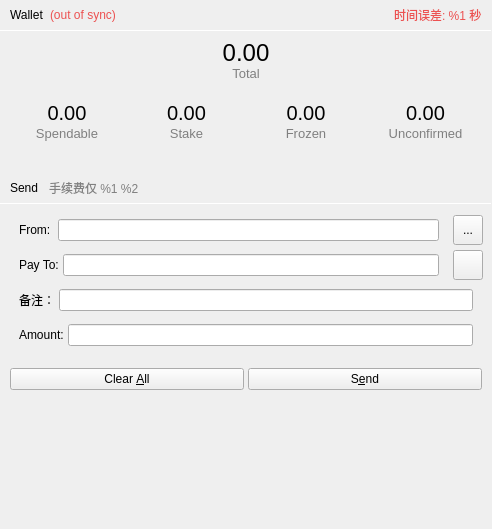
<?xml version="1.0" encoding="UTF-8"?>
<ui version="4.0">
 <class>WalletSendUI</class>
 <widget class="QWidget" name="WalletSendUI">
  <property name="geometry">
   <rect>
    <x>0</x>
    <y>0</y>
    <width>492</width>
    <height>529</height>
   </rect>
  </property>
  <property name="minimumSize">
   <size>
    <width>0</width>
    <height>0</height>
   </size>
  </property>
  <property name="windowTitle">
   <string>Form</string>
  </property>
  <property name="styleSheet">
   <string notr="true"/>
  </property>
  <layout class="QVBoxLayout" name="verticalLayout">
   <property name="spacing">
    <number>20</number>
   </property>
   <property name="leftMargin">
    <number>0</number>
   </property>
   <property name="topMargin">
    <number>0</number>
   </property>
   <property name="rightMargin">
    <number>0</number>
   </property>
   <property name="bottomMargin">
    <number>0</number>
   </property>
   <item>
    <widget class="QWidget" name="verticalWidget0" native="true">
     <property name="sizePolicy">
      <sizepolicy hsizetype="Preferred" vsizetype="Preferred">
       <horstretch>0</horstretch>
       <verstretch>0</verstretch>
      </sizepolicy>
     </property>
     <property name="minimumSize">
      <size>
       <width>470</width>
       <height>153</height>
      </size>
     </property>
     <property name="maximumSize">
      <size>
       <width>16777215</width>
       <height>153</height>
      </size>
     </property>
     <property name="styleSheet">
      <string notr="true"/>
     </property>
     <layout class="QVBoxLayout" name="verticalLayout_5">
      <property name="spacing">
       <number>0</number>
      </property>
      <property name="leftMargin">
       <number>0</number>
      </property>
      <property name="topMargin">
       <number>0</number>
      </property>
      <property name="rightMargin">
       <number>0</number>
      </property>
      <property name="bottomMargin">
       <number>0</number>
      </property>
      <item>
       <widget class="QWidget" name="Widget0_0" native="true">
        <property name="minimumSize">
         <size>
          <width>0</width>
          <height>30</height>
         </size>
        </property>
        <property name="maximumSize">
         <size>
          <width>16777215</width>
          <height>30</height>
         </size>
        </property>
        <layout class="QHBoxLayout" name="horizontalLayout_4">
         <property name="sizeConstraint">
          <enum>QLayout::SetDefaultConstraint</enum>
         </property>
         <property name="leftMargin">
          <number>10</number>
         </property>
         <property name="topMargin">
          <number>8</number>
         </property>
         <property name="rightMargin">
          <number>10</number>
         </property>
         <property name="bottomMargin">
          <number>8</number>
         </property>
         <item>
          <widget class="QLabel" name="label_5">
           <property name="minimumSize">
            <size>
             <width>0</width>
             <height>1</height>
            </size>
           </property>
           <property name="font">
            <font>
             <family>Arial</family>
             <weight>50</weight>
             <bold>false</bold>
            </font>
           </property>
           <property name="text">
            <string>Wallet</string>
           </property>
          </widget>
         </item>
         <item>
          <widget class="QLabel" name="labelWalletStatus">
           <property name="font">
            <font/>
           </property>
           <property name="toolTip">
            <string/>
           </property>
           <property name="styleSheet">
            <string notr="true">QLabel { color: #ec5151; }</string>
           </property>
           <property name="text">
            <string notr="true">(out of sync)</string>
           </property>
           <property name="alignment">
            <set>Qt::AlignLeading|Qt::AlignLeft|Qt::AlignVCenter</set>
           </property>
          </widget>
         </item>
         <item>
          <spacer name="horizontalSpacer_2">
           <property name="orientation">
            <enum>Qt::Horizontal</enum>
           </property>
           <property name="sizeHint" stdset="0">
            <size>
             <width>40</width>
             <height>20</height>
            </size>
           </property>
          </spacer>
         </item>
         <item>
          <widget class="QLabel" name="labelErrorTime">
           <property name="styleSheet">
            <string notr="true">QLabel { color: #ec5151; }</string>
           </property>
           <property name="text">
            <string>时间误差: %1 秒</string>
           </property>
          </widget>
         </item>
        </layout>
       </widget>
      </item>
      <item>
       <widget class="Line" name="line1px">
        <property name="minimumSize">
         <size>
          <width>0</width>
          <height>1</height>
         </size>
        </property>
        <property name="maximumSize">
         <size>
          <width>16777215</width>
          <height>1</height>
         </size>
        </property>
        <property name="styleSheet">
         <string notr="true"/>
        </property>
        <property name="orientation">
         <enum>Qt::Horizontal</enum>
        </property>
       </widget>
      </item>
      <item>
       <widget class="QWidget" name="Widget0_1" native="true">
        <property name="minimumSize">
         <size>
          <width>0</width>
          <height>60</height>
         </size>
        </property>
        <property name="maximumSize">
         <size>
          <width>16777215</width>
          <height>60</height>
         </size>
        </property>
        <layout class="QVBoxLayout" name="verticalLayout_8">
         <property name="spacing">
          <number>1</number>
         </property>
         <property name="leftMargin">
          <number>10</number>
         </property>
         <property name="topMargin">
          <number>10</number>
         </property>
         <property name="rightMargin">
          <number>10</number>
         </property>
         <property name="bottomMargin">
          <number>10</number>
         </property>
         <item>
          <widget class="QLabel" name="labelTotal">
           <property name="font">
            <font>
             <pointsize>18</pointsize>
             <weight>50</weight>
             <italic>false</italic>
             <bold>false</bold>
            </font>
           </property>
           <property name="cursor">
            <cursorShape>IBeamCursor</cursorShape>
           </property>
           <property name="toolTip">
            <string>Your current total balance</string>
           </property>
           <property name="styleSheet">
            <string notr="true">QLabel { font: 18pt;}</string>
           </property>
           <property name="text">
            <string notr="true">0.00</string>
           </property>
           <property name="alignment">
            <set>Qt::AlignCenter</set>
           </property>
           <property name="textInteractionFlags">
            <set>Qt::LinksAccessibleByMouse</set>
           </property>
          </widget>
         </item>
         <item>
          <widget class="QLabel" name="labelTotalText">
           <property name="font">
            <font>
             <pointsize>10</pointsize>
             <weight>50</weight>
             <italic>false</italic>
             <bold>false</bold>
            </font>
           </property>
           <property name="layoutDirection">
            <enum>Qt::LeftToRight</enum>
           </property>
           <property name="styleSheet">
            <string notr="true">QLabel { color: #808080; font: 10pt;}</string>
           </property>
           <property name="text">
            <string>Total</string>
           </property>
           <property name="alignment">
            <set>Qt::AlignCenter</set>
           </property>
          </widget>
         </item>
        </layout>
       </widget>
      </item>
      <item>
       <widget class="QWidget" name="Widget0_2" native="true">
        <property name="minimumSize">
         <size>
          <width>0</width>
          <height>60</height>
         </size>
        </property>
        <property name="maximumSize">
         <size>
          <width>16777214</width>
          <height>60</height>
         </size>
        </property>
        <layout class="QHBoxLayout" name="horizontalLayout_5">
         <property name="leftMargin">
          <number>10</number>
         </property>
         <property name="rightMargin">
          <number>10</number>
         </property>
         <item>
          <widget class="QWidget" name="BalanceWidget" native="true">
           <layout class="QVBoxLayout" name="verticalLayout_11">
            <property name="spacing">
             <number>1</number>
            </property>
            <property name="leftMargin">
             <number>1</number>
            </property>
            <property name="topMargin">
             <number>1</number>
            </property>
            <property name="rightMargin">
             <number>1</number>
            </property>
            <property name="bottomMargin">
             <number>1</number>
            </property>
            <item>
             <widget class="QLabel" name="labelBalance">
              <property name="font">
               <font>
                <pointsize>15</pointsize>
                <weight>50</weight>
                <italic>false</italic>
                <bold>false</bold>
               </font>
              </property>
              <property name="cursor">
               <cursorShape>IBeamCursor</cursorShape>
              </property>
              <property name="toolTip">
               <string>Your current spendable balance</string>
              </property>
              <property name="styleSheet">
               <string notr="true">QLabel { font: 15pt;}</string>
              </property>
              <property name="text">
               <string notr="true">0.00</string>
              </property>
              <property name="alignment">
               <set>Qt::AlignCenter</set>
              </property>
              <property name="textInteractionFlags">
               <set>Qt::LinksAccessibleByMouse</set>
              </property>
             </widget>
            </item>
            <item>
             <widget class="QLabel" name="label_Balance_text">
              <property name="font">
               <font>
                <pointsize>10</pointsize>
                <weight>50</weight>
                <italic>false</italic>
                <bold>false</bold>
               </font>
              </property>
              <property name="styleSheet">
               <string notr="true">QLabel { color: #808080; font: 10pt;}</string>
              </property>
              <property name="text">
               <string>Spendable</string>
              </property>
              <property name="alignment">
               <set>Qt::AlignCenter</set>
              </property>
             </widget>
            </item>
           </layout>
          </widget>
         </item>
         <item>
          <widget class="QWidget" name="StakeWidget" native="true">
           <layout class="QVBoxLayout" name="verticalLayout_10">
            <property name="spacing">
             <number>1</number>
            </property>
            <property name="leftMargin">
             <number>1</number>
            </property>
            <property name="topMargin">
             <number>1</number>
            </property>
            <property name="rightMargin">
             <number>1</number>
            </property>
            <property name="bottomMargin">
             <number>1</number>
            </property>
            <item>
             <widget class="QLabel" name="labelStake">
              <property name="font">
               <font>
                <pointsize>15</pointsize>
                <weight>50</weight>
                <italic>false</italic>
                <bold>false</bold>
               </font>
              </property>
              <property name="cursor">
               <cursorShape>IBeamCursor</cursorShape>
              </property>
              <property name="toolTip">
               <string>Total of coins that was staked, and do not yet count toward the current balance</string>
              </property>
              <property name="styleSheet">
               <string notr="true">QLabel { font: 15pt;}</string>
              </property>
              <property name="text">
               <string notr="true">0.00</string>
              </property>
              <property name="alignment">
               <set>Qt::AlignCenter</set>
              </property>
              <property name="textInteractionFlags">
               <set>Qt::LinksAccessibleByMouse</set>
              </property>
             </widget>
            </item>
            <item>
             <widget class="QLabel" name="label_Stake_text">
              <property name="font">
               <font>
                <pointsize>10</pointsize>
                <weight>50</weight>
                <italic>false</italic>
                <bold>false</bold>
               </font>
              </property>
              <property name="styleSheet">
               <string notr="true">QLabel { color: #808080; font: 10pt;}</string>
              </property>
              <property name="text">
               <string>Stake</string>
              </property>
              <property name="alignment">
               <set>Qt::AlignCenter</set>
              </property>
             </widget>
            </item>
           </layout>
          </widget>
         </item>
         <item>
          <widget class="QWidget" name="FrozenWidget" native="true">
           <layout class="QVBoxLayout" name="verticalLayout_4">
            <property name="spacing">
             <number>1</number>
            </property>
            <property name="leftMargin">
             <number>1</number>
            </property>
            <property name="topMargin">
             <number>1</number>
            </property>
            <property name="rightMargin">
             <number>1</number>
            </property>
            <property name="bottomMargin">
             <number>1</number>
            </property>
            <item>
             <widget class="QLabel" name="labelFrozen">
              <property name="font">
               <font>
                <pointsize>15</pointsize>
                <weight>50</weight>
                <italic>false</italic>
                <bold>false</bold>
               </font>
              </property>
              <property name="styleSheet">
               <string notr="true">QLabel { font: 15pt;}</string>
              </property>
              <property name="text">
               <string>0.00</string>
              </property>
              <property name="alignment">
               <set>Qt::AlignCenter</set>
              </property>
              <property name="textInteractionFlags">
               <set>Qt::LinksAccessibleByMouse</set>
              </property>
             </widget>
            </item>
            <item>
             <widget class="QLabel" name="label_Frozen_text">
              <property name="font">
               <font>
                <pointsize>10</pointsize>
                <weight>50</weight>
                <italic>false</italic>
                <bold>false</bold>
               </font>
              </property>
              <property name="styleSheet">
               <string notr="true">QLabel { color: #808080; font: 10pt;}</string>
              </property>
              <property name="text">
               <string>Frozen</string>
              </property>
              <property name="alignment">
               <set>Qt::AlignCenter</set>
              </property>
             </widget>
            </item>
           </layout>
          </widget>
         </item>
         <item>
          <widget class="QWidget" name="UnconfirmedWidget" native="true">
           <layout class="QVBoxLayout" name="verticalLayout_9">
            <property name="spacing">
             <number>1</number>
            </property>
            <property name="leftMargin">
             <number>1</number>
            </property>
            <property name="topMargin">
             <number>1</number>
            </property>
            <property name="rightMargin">
             <number>1</number>
            </property>
            <property name="bottomMargin">
             <number>1</number>
            </property>
            <item>
             <widget class="QLabel" name="labelUnconfirmed">
              <property name="font">
               <font>
                <pointsize>15</pointsize>
                <weight>50</weight>
                <italic>false</italic>
                <bold>false</bold>
               </font>
              </property>
              <property name="cursor">
               <cursorShape>IBeamCursor</cursorShape>
              </property>
              <property name="toolTip">
               <string>Total of transactions that have yet to be confirmed, and do not yet count toward the current balance</string>
              </property>
              <property name="styleSheet">
               <string notr="true">QLabel { font: 15pt;}</string>
              </property>
              <property name="text">
               <string notr="true">0.00</string>
              </property>
              <property name="alignment">
               <set>Qt::AlignCenter</set>
              </property>
              <property name="textInteractionFlags">
               <set>Qt::LinksAccessibleByMouse</set>
              </property>
             </widget>
            </item>
            <item>
             <widget class="QLabel" name="label_Unconfirmed_text">
              <property name="font">
               <font>
                <pointsize>10</pointsize>
                <weight>50</weight>
                <italic>false</italic>
                <bold>false</bold>
               </font>
              </property>
              <property name="styleSheet">
               <string notr="true">QLabel { color: #808080; font: 10pt;}</string>
              </property>
              <property name="text">
               <string>Unconfirmed</string>
              </property>
              <property name="alignment">
               <set>Qt::AlignCenter</set>
              </property>
             </widget>
            </item>
           </layout>
          </widget>
         </item>
        </layout>
       </widget>
      </item>
     </layout>
    </widget>
   </item>
   <item>
    <widget class="QWidget" name="verticalWidget1" native="true">
     <property name="minimumSize">
      <size>
       <width>0</width>
       <height>231</height>
      </size>
     </property>
     <property name="maximumSize">
      <size>
       <width>16777215</width>
       <height>231</height>
      </size>
     </property>
     <property name="styleSheet">
      <string notr="true"/>
     </property>
     <layout class="QVBoxLayout" name="verticalLayout_2">
      <property name="spacing">
       <number>0</number>
      </property>
      <property name="leftMargin">
       <number>0</number>
      </property>
      <property name="topMargin">
       <number>0</number>
      </property>
      <property name="rightMargin">
       <number>0</number>
      </property>
      <property name="bottomMargin">
       <number>10</number>
      </property>
      <item>
       <widget class="QWidget" name="Widget1_0" native="true">
        <property name="minimumSize">
         <size>
          <width>0</width>
          <height>30</height>
         </size>
        </property>
        <property name="maximumSize">
         <size>
          <width>16777215</width>
          <height>30</height>
         </size>
        </property>
        <layout class="QHBoxLayout" name="horizontalLayout">
         <property name="spacing">
          <number>10</number>
         </property>
         <property name="leftMargin">
          <number>10</number>
         </property>
         <property name="topMargin">
          <number>0</number>
         </property>
         <property name="rightMargin">
          <number>0</number>
         </property>
         <property name="bottomMargin">
          <number>0</number>
         </property>
         <item>
          <widget class="QLabel" name="label_9">
           <property name="minimumSize">
            <size>
             <width>0</width>
             <height>30</height>
            </size>
           </property>
           <property name="maximumSize">
            <size>
             <width>16777215</width>
             <height>30</height>
            </size>
           </property>
           <property name="font">
            <font>
             <weight>50</weight>
             <bold>false</bold>
            </font>
           </property>
           <property name="text">
            <string>Send</string>
           </property>
          </widget>
         </item>
         <item>
          <widget class="QLabel" name="label_fee_text">
           <property name="styleSheet">
            <string notr="true">QLabel { color: #808080; }</string>
           </property>
           <property name="text">
            <string>手续费仅 %1 %2</string>
           </property>
          </widget>
         </item>
         <item>
          <spacer name="horizontalSpacer">
           <property name="orientation">
            <enum>Qt::Horizontal</enum>
           </property>
           <property name="sizeHint" stdset="0">
            <size>
             <width>40</width>
             <height>20</height>
            </size>
           </property>
          </spacer>
         </item>
        </layout>
       </widget>
      </item>
      <item>
       <widget class="Line" name="line_2_1px">
        <property name="minimumSize">
         <size>
          <width>0</width>
          <height>1</height>
         </size>
        </property>
        <property name="maximumSize">
         <size>
          <width>16777215</width>
          <height>1</height>
         </size>
        </property>
        <property name="styleSheet">
         <string notr="true"/>
        </property>
        <property name="orientation">
         <enum>Qt::Horizontal</enum>
        </property>
       </widget>
      </item>
      <item>
       <widget class="QWidget" name="Widget1_1_0" native="true">
        <property name="minimumSize">
         <size>
          <width>0</width>
          <height>160</height>
         </size>
        </property>
        <property name="maximumSize">
         <size>
          <width>16777215</width>
          <height>160</height>
         </size>
        </property>
        <layout class="QVBoxLayout" name="verticalLayout_3">
         <property name="spacing">
          <number>4</number>
         </property>
         <property name="topMargin">
          <number>10</number>
         </property>
         <property name="bottomMargin">
          <number>10</number>
         </property>
         <item>
          <layout class="QHBoxLayout" name="fromLayout">
           <property name="spacing">
            <number>4</number>
           </property>
           <item>
            <widget class="QWidget" name="sendwidget1_0" native="true">
             <layout class="QHBoxLayout" name="horizontalLayout_2">
              <property name="spacing">
               <number>4</number>
              </property>
              <property name="leftMargin">
               <number>10</number>
              </property>
              <property name="topMargin">
               <number>0</number>
              </property>
              <property name="rightMargin">
               <number>10</number>
              </property>
              <property name="bottomMargin">
               <number>0</number>
              </property>
              <item>
               <widget class="QLabel" name="label_8">
                <property name="text">
                 <string>From: </string>
                </property>
               </widget>
              </item>
              <item>
               <widget class="QValidatedLineEdit" name="fromAddr"/>
              </item>
             </layout>
            </widget>
           </item>
           <item>
            <widget class="QToolButton" name="addressFromButton">
             <property name="minimumSize">
              <size>
               <width>30</width>
               <height>30</height>
              </size>
             </property>
             <property name="maximumSize">
              <size>
               <width>30</width>
               <height>30</height>
              </size>
             </property>
             <property name="styleSheet">
              <string notr="true">QPushButton{ background-color: #2c2c2c;border-radius: 4px;border: none;width: 30px; height: 30px;}</string>
             </property>
             <property name="text">
              <string>...</string>
             </property>
             <property name="icon">
              <iconset resource="../bitcoin.qrc">
               <normaloff>:/res/newicons/address_book.png</normaloff>:/res/newicons/address_book.png</iconset>
             </property>
             <property name="shortcut">
              <string/>
             </property>
            </widget>
           </item>
          </layout>
         </item>
         <item>
          <layout class="QHBoxLayout" name="payToLayout">
           <property name="spacing">
            <number>4</number>
           </property>
           <item>
            <widget class="QWidget" name="sendwidget1_1" native="true">
             <property name="minimumSize">
              <size>
               <width>0</width>
               <height>30</height>
              </size>
             </property>
             <property name="maximumSize">
              <size>
               <width>16777215</width>
               <height>30</height>
              </size>
             </property>
             <layout class="QHBoxLayout" name="horizontalLayout_3">
              <property name="spacing">
               <number>4</number>
              </property>
              <property name="leftMargin">
               <number>10</number>
              </property>
              <property name="topMargin">
               <number>0</number>
              </property>
              <property name="rightMargin">
               <number>10</number>
              </property>
              <property name="bottomMargin">
               <number>0</number>
              </property>
              <item>
               <widget class="QLabel" name="label_2">
                <property name="text">
                 <string>Pay To:</string>
                </property>
               </widget>
              </item>
              <item>
               <widget class="QValidatedLineEdit" name="payTo">
                <property name="toolTip">
                 <string>The address to send the payment to  (e.g. B8gZqgY4r2RoEdqYk3QsAqFckyf9pRHN6i)</string>
                </property>
                <property name="maxLength">
                 <number>34</number>
                </property>
               </widget>
              </item>
             </layout>
            </widget>
           </item>
           <item>
            <widget class="QToolButton" name="addressBookButton">
             <property name="minimumSize">
              <size>
               <width>30</width>
               <height>30</height>
              </size>
             </property>
             <property name="maximumSize">
              <size>
               <width>30</width>
               <height>30</height>
              </size>
             </property>
             <property name="toolTip">
              <string>Choose address from address book</string>
             </property>
             <property name="styleSheet">
              <string notr="true">QPushButton{ background-color: #2c2c2c;border-radius: 4px;border: none;width: 30px; height: 30px;}</string>
             </property>
             <property name="text">
              <string/>
             </property>
             <property name="icon">
              <iconset resource="../bitcoin.qrc">
               <normaloff>:/res/newicons/address_book.png</normaloff>:/res/newicons/address_book.png</iconset>
             </property>
             <property name="shortcut">
              <string>Alt+A</string>
             </property>
            </widget>
           </item>
          </layout>
         </item>
         <item>
          <layout class="QHBoxLayout" name="Label">
           <property name="spacing">
            <number>0</number>
           </property>
           <item>
            <widget class="QWidget" name="sendwidget1_2" native="true">
             <property name="minimumSize">
              <size>
               <width>0</width>
               <height>30</height>
              </size>
             </property>
             <property name="maximumSize">
              <size>
               <width>16777215</width>
               <height>30</height>
              </size>
             </property>
             <layout class="QHBoxLayout" name="horizontalLayout_9">
              <property name="spacing">
               <number>4</number>
              </property>
              <property name="leftMargin">
               <number>10</number>
              </property>
              <property name="topMargin">
               <number>0</number>
              </property>
              <property name="rightMargin">
               <number>10</number>
              </property>
              <property name="bottomMargin">
               <number>0</number>
              </property>
              <item>
               <widget class="QLabel" name="label_4">
                <property name="text">
                 <string>备注：</string>
                </property>
               </widget>
              </item>
              <item>
               <widget class="QValidatedLineEdit" name="addAsLabel">
                <property name="enabled">
                 <bool>true</bool>
                </property>
                <property name="toolTip">
                 <string>Enter a label for this address to add it to your address book</string>
                </property>
               </widget>
              </item>
             </layout>
            </widget>
           </item>
           <item>
            <layout class="QHBoxLayout" name="horizontalLayout_8"/>
           </item>
          </layout>
         </item>
         <item>
          <layout class="QHBoxLayout" name="Amount">
           <item>
            <widget class="QWidget" name="sendwidget1_3" native="true">
             <property name="minimumSize">
              <size>
               <width>0</width>
               <height>30</height>
              </size>
             </property>
             <property name="maximumSize">
              <size>
               <width>16777215</width>
               <height>30</height>
              </size>
             </property>
             <layout class="QHBoxLayout" name="horizontalLayout_10">
              <property name="spacing">
               <number>4</number>
              </property>
              <property name="leftMargin">
               <number>10</number>
              </property>
              <property name="topMargin">
               <number>0</number>
              </property>
              <property name="rightMargin">
               <number>10</number>
              </property>
              <property name="bottomMargin">
               <number>0</number>
              </property>
              <item>
               <widget class="QLabel" name="label_7">
                <property name="text">
                 <string>Amount:</string>
                </property>
               </widget>
              </item>
              <item>
               <widget class="BitcoinAmountField" name="payAmount"/>
              </item>
             </layout>
            </widget>
           </item>
          </layout>
         </item>
        </layout>
       </widget>
      </item>
      <item>
       <widget class="QWidget" name="Widget1_2" native="true">
        <property name="minimumSize">
         <size>
          <width>0</width>
          <height>40</height>
         </size>
        </property>
        <property name="maximumSize">
         <size>
          <width>16777215</width>
          <height>40</height>
         </size>
        </property>
        <property name="sizeIncrement">
         <size>
          <width>0</width>
          <height>40</height>
         </size>
        </property>
        <layout class="QHBoxLayout" name="horizontalLayout_6">
         <property name="spacing">
          <number>4</number>
         </property>
         <property name="leftMargin">
          <number>10</number>
         </property>
         <property name="topMargin">
          <number>10</number>
         </property>
         <property name="rightMargin">
          <number>10</number>
         </property>
         <property name="bottomMargin">
          <number>0</number>
         </property>
         <item>
          <widget class="QPushButton" name="clearButton">
           <property name="text">
            <string>Clear &amp;All</string>
           </property>
          </widget>
         </item>
         <item>
          <widget class="QPushButton" name="sendButton">
           <property name="text">
            <string>S&amp;end</string>
           </property>
          </widget>
         </item>
        </layout>
       </widget>
      </item>
     </layout>
    </widget>
   </item>
   <item>
    <spacer name="verticalSpacer">
     <property name="orientation">
      <enum>Qt::Vertical</enum>
     </property>
     <property name="sizeHint" stdset="0">
      <size>
       <width>20</width>
       <height>40</height>
      </size>
     </property>
    </spacer>
   </item>
  </layout>
 </widget>
 <customwidgets>
  <customwidget>
   <class>QValidatedLineEdit</class>
   <extends>QLineEdit</extends>
   <header>qvalidatedlineedit.h</header>
  </customwidget>
  <customwidget>
   <class>BitcoinAmountField</class>
   <extends>QLineEdit</extends>
   <header>bitcoinamountfield.h</header>
   <container>1</container>
  </customwidget>
 </customwidgets>
 <resources>
  <include location="../bitcoin.qrc"/>
 </resources>
 <connections/>
</ui>
